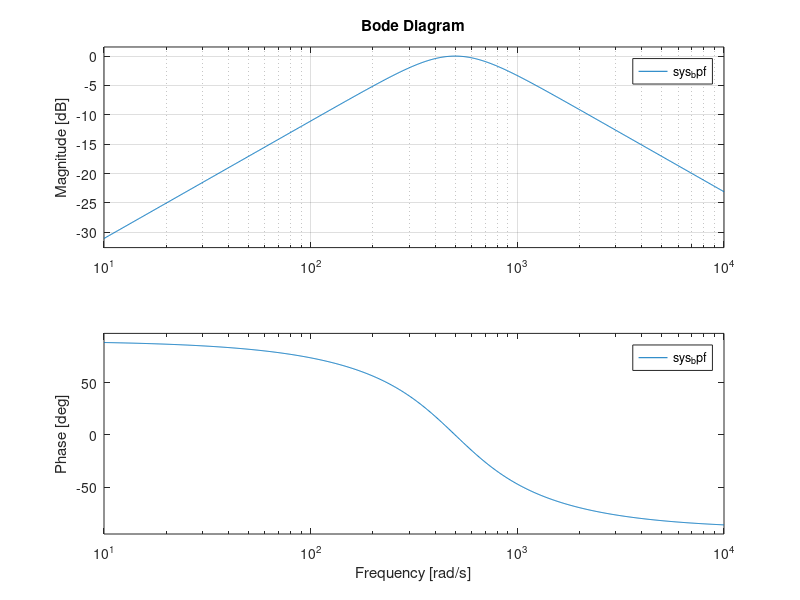

This figure's MATLAB source: (Note: this script raises an error after producing the figure.)
%% Pratica Relatório no. 9
%
% Nome: Lucas de Souza Pelegrina
%
%% Etapa 1. Diagrama de Bode e Filtros - A)
clc; clear all; close all
W_n = 500; % rad/s
Zeta = 0.7; % Taxa de amortecimento
H_lpf_Num = W_n^2;
H_lpf_Den = [1 2*Zeta*W_n W_n^2];
sys_lpf = tf(H_lpf_Num, H_lpf_Den) %G(s)
bode(sys_lpf)
grid
%% Etapa 1. Diagrama de Bode e Filtros - B)
H_hpf_Num = [1 0 0];
H_hpf_Den = [1 2*Zeta*W_n W_n^2];
sys_hpf = tf(H_hpf_Num, H_hpf_Den) %G(s)
bode(sys_hpf)
grid
%% Etapa 1. Diagrama de Bode e Filtros - C)
H_bpf_Num = [2*Zeta*W_n 0];
H_bpf_Den = [1 2*Zeta*W_n W_n^2];
sys_bpf = tf(H_bpf_Num, H_bpf_Den)
bode(sys_bpf)
grid
%% Etapa 2. TF e Filtros - A)
clc; clear all; close all
syms t w;
W_n = 500; % rad/s
Zeta = 0.7; % Taxa de amortecimento
x = cos(100*t)+cos(500*t)+cos(1000*t);
X = fourier(x)
H_lpf_jw = (W_n^2)/(-w^2 + 2*Zeta*W_n*w*1i + W_n^2)
Y= H_lpf_jw*X
y= ifourier(Y,t)
t = 0:0.002:1;
x_numeric = eval(x);
y_numeric = eval(y);
figure
plot(t,x_numeric)
title('Entrada x(t)')
xlabel('Tempo [s]')
ylabel('Amplitude')
figure
plot(t,y_numeric)
title('Saída yLPF(t)')
xlabel('Tempo [s]')
ylabel('Amplitude')
fs=500; %Inverso do periodo
[X2,f] = fftm(x_numeric,fs);
figure
plot(f*2*pi,abs(X2)) %multiplicado por 2pi para dar a resposta em rad/s
title('Espectro da Entrada [X(jw)]')
xlabel('Frequencia Angular [rad/s]')
ylabel('Amplitude')
[Y2,f] = fftm(y_numeric,fs);
figure
plot(f*2*pi,abs(Y2))
title('Espectro da SaídaLPF [Y(jw)]')
xlabel('Frequencia Angular [rad/s]')
ylabel('Amplitude')


%% Etapa 2. TF e Filtros - B)
syms t w;
H_hpf_jw = (-w^2)/(-w^2 + 2*Zeta*W_n*w*1i + W_n^2)
Y_hpf = H_hpf_jw*X
y_hpf = ifourier(Y_hpf,t)
t = 0:0.002:1;
y_hpf_numeric = eval(y_hpf);
figure
plot(t,x_numeric)
title('Entrada x(t)')
xlabel('Tempo [s]')
ylabel('Amplitude')
figure
plot(t,y_hpf_numeric)
title('Saída yHPF(t)')
xlabel('Tempo [s]')
ylabel('Amplitude')
fs=500; %Inverso do periodo
[Y2_hpf,f] = fftm(y_hpf_numeric,fs);
figure
plot(f*2*pi,abs(X2)) %multiplicado por 2pi para dar a resposta em rad/s
title('Espectro da Entrada [X(jw)]')
xlabel('Frequencia Angular [rad/s]')
ylabel('Amplitude')
figure
plot(f*2*pi,abs(Y2_hpf))
title('Espectro da SaídaHPF [Y(jw)]')
xlabel('Frequencia Angular [rad/s]')
ylabel('Amplitude')
%% Etapa 3. TF e Filtros
zeta3 = [0.05 0.3 0.9];
fs=500; %Inverso do periodo
for i =1:length(zeta3)
    syms t w;
    H_bpf_jw = (2*zeta3(i)*W_n*w*1i)/(-w^2 + 2*zeta3(i)*W_n*w*1i + W_n^2)
    Y_bpf = H_bpf_jw*X
    y_bpf = ifourier(Y_bpf,t)
    t = 0:0.002:1;
    y_bpf_numeric = eval(y_bpf);
    [Y2_bpf,f] = fftm(y_bpf_numeric,fs);
    figure
    plot(f*2*pi,abs(Y2_bpf))
    title(['Espectro da Saída Y para Zeta = ' num2str(zeta3(i))]);
    xlabel('Frequencia Angular [rad/s]')
    ylabel('Amplitude')
end




















